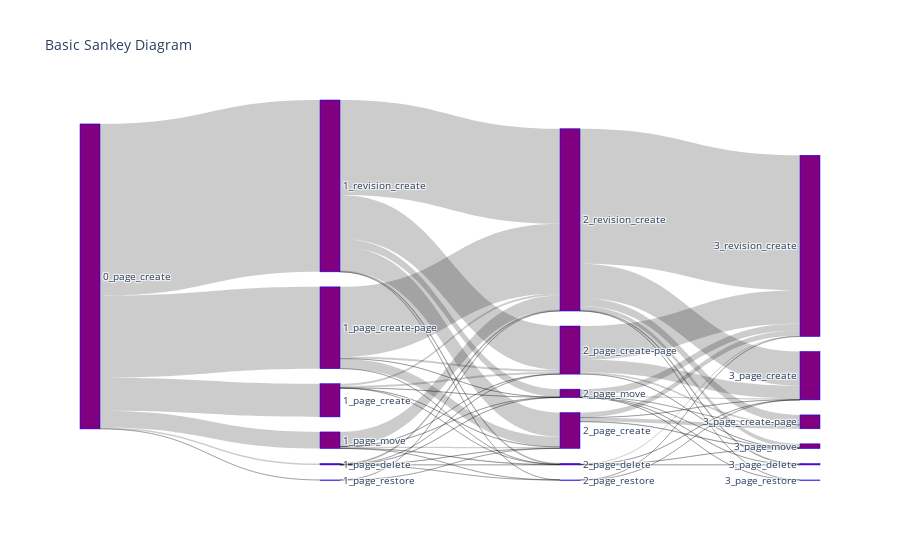

Source (notebook cell):
### Code cell
fig, _ = wiki_edit_explorer.plot_sankey(
    entity='event_user_text_historical_escaped',
    first_event='page_create',
    n_events=4,
    session_length=timedelta(hours=2),
)

fig.show()

### Figure 1 — Plotly figure (JSON) as saved in the notebook; plotly's stock layout.template omitted (floating-point values rounded to 4 significant figures)
{"data": [{"link": {"source": [10, 10, 10, 10, 10, 10, 17, 17, 17, 17, 17, 5, 5, 5, 5, 5, 7, 7, 7, 7, 7, 7, 4, 4, 4, 4, 4, 4, 0, 0, 16, 16, 16, 16, 16, 16, 18, 18, 18, 18, 9, 9, 9, 9, 2, 2, 2, 2, 12, 12, 12, 12, 12, 12, 1, 1, 11, 11, 11, 11, 11, 11], "target": [17, 5, 7, 4, 0, 16, 18, 9, 2, 12, 11, 18, 9, 2, 12, 11, 18, 9, 2, 12, 1, 11, 18, 9, 2, 12, 1, 11, 18, 11, 18, 9, 2, 12, 1, 11, 14, 6, 15, 3, 14, 6, 15, 3, 14, 13, 15, 3, 14, 6, 13, 15, 8, 3, 14, 3, 14, 6, 13, 15, 8, 3], "value": [2362, 5822, 102, 1180, 4, 12225, 13, 150, 1, 8, 145, 716, 142, 1, 4, 4959, 8, 1, 9, 17, 1, 66, 93, 7, 31, 8, 1, 1040, 1, 3, 1715, 3123, 67, 567, 1, 6752, 13, 276, 27, 345, 896, 137, 6, 2384, 6, 13, 16, 74, 87, 1, 20, 5, 1, 490, 1, 2, 2439, 576, 64, 286, 2, 9598]}, "node": {"color": "purple", "label": ["1_page_restore", "2_page_restore", "2_page_delete", "3_revision_create", "1_page_move", "1_page_create-page", "3_page_create-page", "1_page_delete", "3_page_restore", "2_page_create-page", "0_page_create", "2_revision_create", "2_page_move", "3_page_delete", "3_page_create", "3_page_move", "1_revision_create", "1_page_create", "2_page_create"], "line": {"color": "blue", "width": 0.5}, "pad": 15, "thickness": 20}, "type": "sankey"}], "layout": {"font": {"size": 10}, "title": {"text": "Basic Sankey Diagram"}}}
